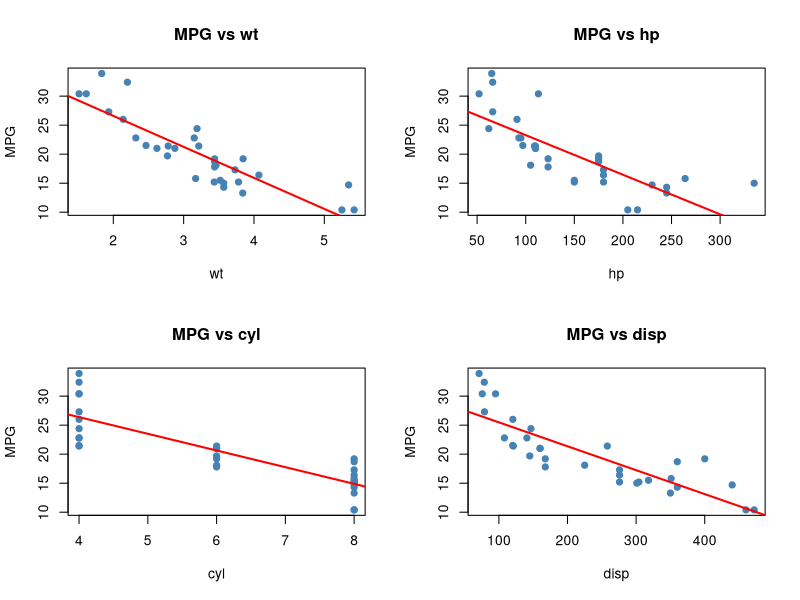
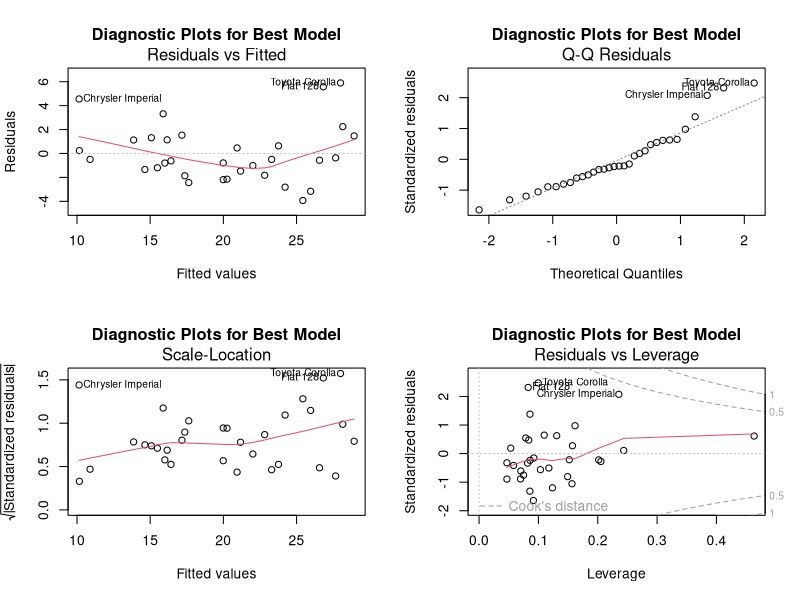

These charts were generated, in order, by the following R code:
#!/usr/bin/env Rscript

# Statistical Model Building Workflow
#
# This script demonstrates a complete modeling workflow:
# - Exploratory data analysis
# - Model selection
# - Fitting and diagnostics
# - Model comparison
#
# Prerequisites: btw_mcp_session() active in RStudio
#
# Try asking Claude:
# "Run examples/model_building.R and interpret the results"
# "Improve the model by adding interaction terms"

cat("Statistical Modeling Workflow\n")
cat("==============================\n\n")

# ============================================================================
# 1. LOAD AND EXPLORE DATA
# ============================================================================

cat("Step 1: Data Exploration\n")
cat("-------------------------\n")

data <- mtcars

cat("Dataset dimensions:", nrow(data), "rows x", ncol(data), "columns\n\n")

cat("Response variable (mpg) distribution:\n")
summary(data$mpg)

cat("\nPotential predictors:\n")
cat("  - wt (weight)\n")
cat("  - hp (horsepower)\n")
cat("  - cyl (cylinders)\n")
cat("  - disp (displacement)\n\n")

# Check for missing values
cat("Missing values:", sum(is.na(data)), "\n\n")

# Pairwise correlations with mpg
predictors <- c("wt", "hp", "cyl", "disp")
correlations <- sapply(predictors, function(var) cor(data$mpg, data[[var]]))

cat("Correlations with MPG:\n")
print(round(correlations, 3))
cat("\n")

# ============================================================================
# 2. VISUALIZE RELATIONSHIPS
# ============================================================================

cat("Step 2: Visualize Key Relationships\n")
cat("------------------------------------\n")

# Set up 2x2 plotting layout
par(mfrow = c(2, 2))

# Plot each predictor vs mpg
for (var in predictors) {
  plot(data[[var]], data$mpg,
       xlab = var,
       ylab = "MPG",
       main = paste("MPG vs", var),
       pch = 19,
       col = "steelblue")
  abline(lm(data$mpg ~ data[[var]]), col = "red", lwd = 2)
}

# Reset plotting layout
par(mfrow = c(1, 1))

cat("Plots created\n\n")

# ============================================================================
# 3. FIT CANDIDATE MODELS
# ============================================================================

cat("Step 3: Fit Candidate Models\n")
cat("-----------------------------\n\n")

# Model 1: Simple linear model (weight only)
model1 <- lm(mpg ~ wt, data = data)
cat("Model 1: mpg ~ wt\n")
cat("  R-squared:", round(summary(model1)$r.squared, 3), "\n")
cat("  AIC:", round(AIC(model1), 1), "\n\n")

# Model 2: Add horsepower
model2 <- lm(mpg ~ wt + hp, data = data)
cat("Model 2: mpg ~ wt + hp\n")
cat("  R-squared:", round(summary(model2)$r.squared, 3), "\n")
cat("  AIC:", round(AIC(model2), 1), "\n\n")

# Model 3: Add cylinders
model3 <- lm(mpg ~ wt + hp + cyl, data = data)
cat("Model 3: mpg ~ wt + hp + cyl\n")
cat("  R-squared:", round(summary(model3)$r.squared, 3), "\n")
cat("  AIC:", round(AIC(model3), 1), "\n\n")

# Model 4: Add displacement
model4 <- lm(mpg ~ wt + hp + cyl + disp, data = data)
cat("Model 4: mpg ~ wt + hp + cyl + disp\n")
cat("  R-squared:", round(summary(model4)$r.squared, 3), "\n")
cat("  AIC:", round(AIC(model4), 1), "\n\n")

# ============================================================================
# 4. MODEL COMPARISON
# ============================================================================

cat("Step 4: Model Comparison\n")
cat("------------------------\n\n")

# Compare models using ANOVA
cat("ANOVA comparison:\n")
anova(model1, model2, model3, model4)

cat("\n")

# Extract comparison metrics
comparison <- data.frame(
  Model = c("Model 1", "Model 2", "Model 3", "Model 4"),
  Formula = c("mpg ~ wt",
              "mpg ~ wt + hp",
              "mpg ~ wt + hp + cyl",
              "mpg ~ wt + hp + cyl + disp"),
  R_squared = c(summary(model1)$r.squared,
                 summary(model2)$r.squared,
                 summary(model3)$r.squared,
                 summary(model4)$r.squared),
  Adj_R_squared = c(summary(model1)$adj.r.squared,
                     summary(model2)$adj.r.squared,
                     summary(model3)$adj.r.squared,
                     summary(model4)$adj.r.squared),
  AIC = c(AIC(model1), AIC(model2), AIC(model3), AIC(model4))
)

cat("Model Comparison Table:\n")
print(comparison)
cat("\n")

# Select best model (lowest AIC)
best_model_idx <- which.min(comparison$AIC)
best_model <- list(model1, model2, model3, model4)[[best_model_idx]]

cat("Best model (by AIC):", comparison$Model[best_model_idx], "\n")
cat("Formula:", as.character(comparison$Formula[best_model_idx]), "\n\n")

# ============================================================================
# 5. DIAGNOSTIC PLOTS
# ============================================================================

cat("Step 5: Model Diagnostics\n")
cat("-------------------------\n\n")

# Standard diagnostic plots
par(mfrow = c(2, 2))
plot(best_model, main = "Diagnostic Plots for Best Model")
par(mfrow = c(1, 1))

cat("Diagnostic plots created\n\n")

# Check assumptions
cat("Assumption Checks:\n")

# Normality of residuals (Shapiro-Wilk test)
shapiro_test <- shapiro.test(residuals(best_model))
cat("  Normality (Shapiro-Wilk p-value):", round(shapiro_test$p.value, 3))
if (shapiro_test$p.value > 0.05) {
  cat(" ✓ Residuals appear normal\n")
} else {
  cat(" ✗ Residuals may not be normal\n")
}

# Constant variance (Breusch-Pagan test alternative: visual check)
# For simplicity, just note it
cat("  Constant variance: Check residuals vs fitted plot\n")
cat("  Independence: Check for patterns in residuals\n\n")

# ============================================================================
# 6. FINAL MODEL SUMMARY
# ============================================================================

cat("Step 6: Final Model Summary\n")
cat("---------------------------\n\n")

cat("Selected Model:\n")
summary(best_model)

cat("\n")

# Model interpretation
coefs <- coef(best_model)
cat("Model Interpretation:\n")
cat("  - Intercept:", round(coefs[1], 2), "mpg (baseline)\n")

if ("wt" %in% names(coefs)) {
  cat("  - Weight:", round(coefs["wt"], 2), "mpg per 1000 lbs (negative = heavier cars less efficient)\n")
}

if ("hp" %in% names(coefs)) {
  cat("  - Horsepower:", round(coefs["hp"], 2), "mpg per HP (negative = powerful cars less efficient)\n")
}

if ("cyl" %in% names(coefs)) {
  cat("  - Cylinders:", round(coefs["cyl"], 2), "mpg per cylinder\n")
}

cat("\n")

# ============================================================================
# 7. PREDICTIONS
# ============================================================================

cat("Step 7: Making Predictions\n")
cat("--------------------------\n\n")

# Example predictions for new data
new_data <- data.frame(
  wt = c(2.5, 3.0, 3.5),
  hp = c(100, 150, 200),
  cyl = c(4, 6, 8),
  disp = c(120, 180, 300)
)

predictions <- predict(best_model, newdata = new_data, interval = "prediction")

cat("Example Predictions:\n")
cat("Car 1 (light, low power, 4 cyl):", round(predictions[1, "fit"], 1), "mpg\n")
cat("Car 2 (medium, med power, 6 cyl):", round(predictions[2, "fit"], 1), "mpg\n")
cat("Car 3 (heavy, high power, 8 cyl):", round(predictions[3, "fit"], 1), "mpg\n\n")

cat("95% Prediction Intervals:\n")
print(round(predictions, 1))

cat("\n✓ Modeling workflow complete!\n\n")

cat("Next steps:\n")
cat("  - Try adding interaction terms: mpg ~ wt * hp\n")
cat("  - Test polynomial terms: mpg ~ poly(wt, 2)\n")
cat("  - Cross-validate the model\n")
cat("  - Try other model types (GLM, GAM, random forest)\n")
